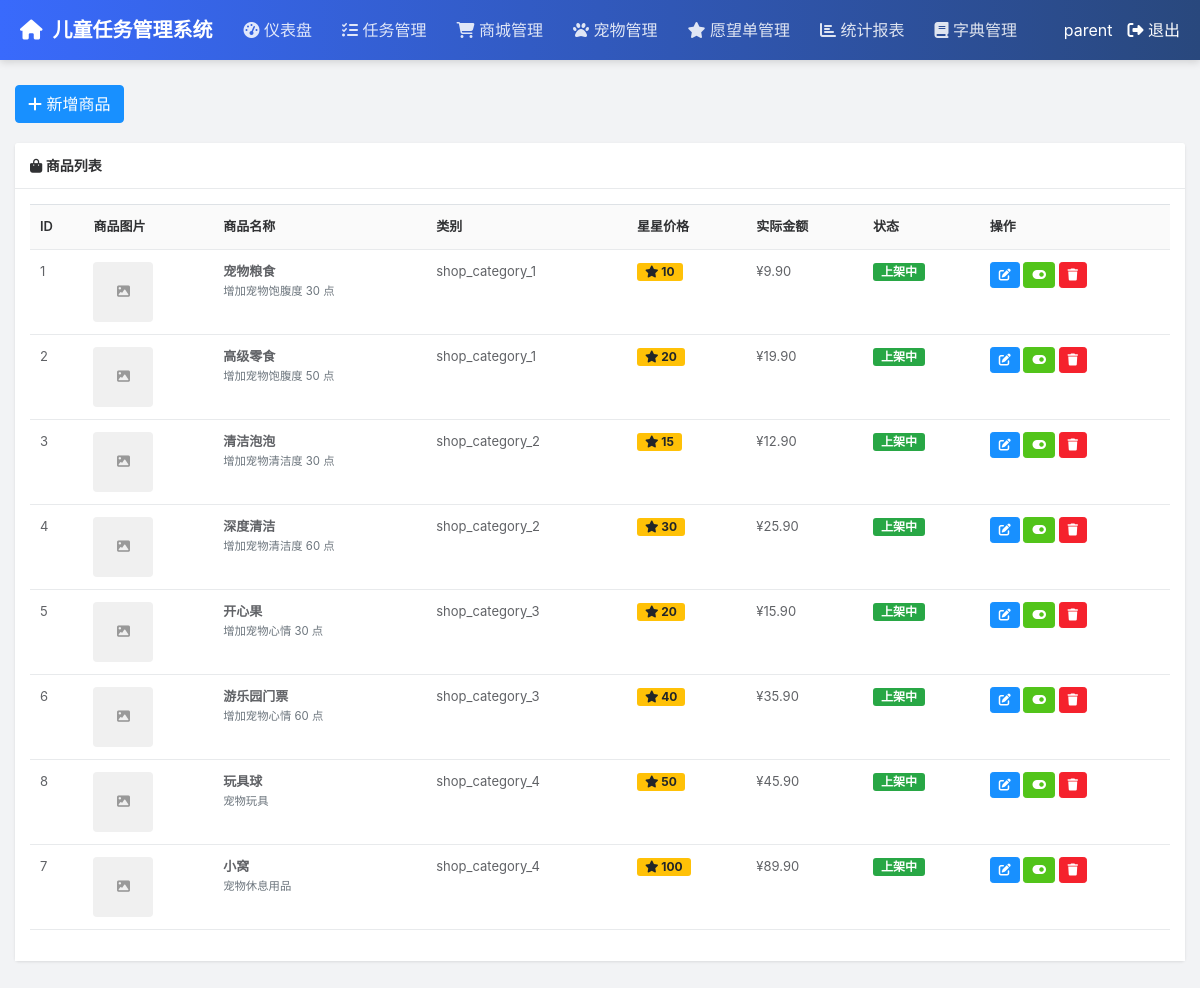
Screenshot of /parent/shop (signed in) with the database file from the repository.
### tables this page shows
CREATE TABLE shop_items (
                id INTEGER PRIMARY KEY AUTOINCREMENT,
                name TEXT NOT NULL,
                description TEXT,
                category TEXT NOT NULL,  -- 使用字典管理的类别（如：shop_category_1）
                price_stars INTEGER DEFAULT 0,
                real_price DECIMAL(10,2) DEFAULT 0,
                image TEXT,
                is_active BOOLEAN DEFAULT 1,
                created_at TIMESTAMP DEFAULT CURRENT_TIMESTAMP
            );

### routes/parent_routes.py (the view)
@bp.route('/shop')
def shop():
    if 'user_id' not in session or session.get('role') != 'parent':
        return redirect(url_for('parent_routes.login'))
    conn = get_db_connection()
    items = conn.execute('''
        SELECT * FROM shop_items
        ORDER BY category, price_stars
    ''').fetchall()
    categories_raw = conn.execute('''
        SELECT dict_key, dict_value
        FROM dictionaries
        WHERE dict_type = 'shop_category'
        ORDER BY sort_order
    ''').fetchall()
    categories = {}
    for row in categories_raw:
        categories[row['dict_key']] = row['dict_value']
    conn.close()
    return render_template('parent/shop.html', items=items, categories=dict(categories))

### models.py (called while the page is built)
def get_db_connection():
    conn = sqlite3.connect(DATABASE)
    conn.row_factory = sqlite3.Row  # 让结果可以通过列名访问
    return conn

### templates/parent/shop.html (shortened to what this page needs)
{% extends "parent/layout.html" %}
{% block content %}
<div class="toolbar">
    <div class="btn-group">
        <button type="button" class="btn btn-primary" onclick="addItem()">
            <i class="fas fa-plus"></i> 新增商品
        </button>
    </div>
</div>
<div class="card">
    <div class="card-header">
        <i class="fas fa-shopping-bag"></i> 商品列表
    </div>
    <div class="card-body">
        <table class="table table-hover">
            <thead>
                <tr>
                    <th>ID</th>
                    <th>商品图片</th>
                    <th>商品名称</th>
                    <th>类别</th>
                    <th>星星价格</th>
                    <th>实际金额</th>
                    <th>状态</th>
                    <th>操作</th>
                </tr>
            </thead>
            <tbody>
                {% for item in items %}
                <tr>
                    <td>{{ item.id }}</td>
                    <td>
                        {% if item.image %}
                        <img src="{{ item.image }}" alt="{{ item.name }}" style="width: 60px; height: 60px; object-fit: cover; border-radius: 4px;">
                        {% else %}
                        <div style="width: 60px; height: 60px; background-color: #f0f0f0; border-radius: 4px; display: flex; align-items: center; justify-content: center; color: #999;">
                            <i class="fas fa-image"></i>
                        </div>
                        {% endif %}
                    </td>
                    <td>
                        <strong>{{ item.name }}</strong><br>
                        <small class="text-muted">{{ item.description[:30] if item.description else '' }}{{ '...' if item.description and item.description|length > 30 else '' }}</small>
                    </td>
                    <td>
                        {% if categories %}
                        {{ categories.get(item.category, item.category) }}
                        {% else %}
                        {{ item.category }}
                        {% endif %}
                    </td>
                    <td><span class="badge badge-warning"><i class="fas fa-star"></i> {{ item.price_stars }}</span></td>
                    <td>¥{{ "%.2f"|format(item.real_price or 0) }}</td>
                    <td>
                        {% if item.is_active %}
                        <span class="badge badge-success">上架中</span>
                        {% else %}
                        <span class="badge badge-secondary">已下架</span>
                        {% endif %}
                    </td>
                    <td>
                        <button class="btn btn-sm btn-primary" onclick="editItem({{ item.id }})" title="编辑">
                            <i class="fas fa-edit"></i>
                        </button>
                        <button class="btn btn-sm btn-success" onclick="toggleItem({{ item.id }}, {{ item.is_active }})" title="{{ '下架' if item.is_active else '上架' }}">
                            <i class="fas fa-{{ 'toggle-on' if item.is_active else 'toggle-off' }}"></i>
                        </button>
                        <button class="btn btn-sm btn-danger" onclick="deleteItem({{ item.id }})" title="删除">
                            <i class="fas fa-trash"></i>
                        </button>
                    </td>
                </tr>
                {% endfor %}
            </tbody>
        </table>
    </div>
</div>
{% endblock %}

### templates/parent/layout.html (style rules this page uses)
:root { --ry-primary: #1890ff; --ry-success: #52c41a; --ry-warning: #faad14; --ry-danger: #f5222d; --ry-info: #909399; --ry-border: #e8eaec; --ry-bg: #f2f3f5; --ry-text: #606266; --ry-text-title: #303133; }
body { font-family: -apple-system, BlinkMacSystemFont, 'Segoe UI', 'Microsoft YaHei', sans-serif; background-color: var(--ry-bg); margin: 0; padding: 0; }
.card { border: none; border-radius: 4px; box-shadow: 0 1px 3px rgba(0,0,0,0.1); margin-bottom: 15px; }
.card-header { background-color: white; border-bottom: 1px solid var(--ry-border); padding: 12px 15px; font-size: 14px; font-weight: 600; color: var(--ry-text-title); }
.card-body { padding: 15px; background-color: white; }
.table { font-size: 13px; }
.table thead th { background-color: #fafafa; border-bottom: 1px solid var(--ry-border); color: var(--ry-text-title); font-weight: 600; padding: 12px 10px; }
.table tbody td { padding: 12px 10px; border-bottom: 1px solid var(--ry-border); color: var(--ry-text); }
.btn-primary { background-color: var(--ry-primary); border-color: var(--ry-primary); }
.btn-success { background-color: var(--ry-success); border-color: var(--ry-success); }
.btn-danger { background-color: var(--ry-danger); border-color: var(--ry-danger); }
.btn-sm { padding: 3px 8px; font-size: 12px; }
.badge { font-size: 12px; padding: 3px 8px; border-radius: 3px; }
.toolbar { margin-bottom: 10px; padding: 10px 0; }

### rows the page displays
shop_items: id "1", name "宠物粮食", description "增加宠物饱腹度 30 点", get "shop_category_1", price_stars "10", real_price "9.90", is_active "上架中"
shop_items: id "2", name "高级零食", description "增加宠物饱腹度 50 点", get "shop_category_1", price_stars "20", real_price "19.90", is_active "上架中"
shop_items: id "3", name "清洁泡泡", description "增加宠物清洁度 30 点", get "shop_category_2", price_stars "15", real_price "12.90", is_active "上架中"
shop_items: id "4", name "深度清洁", description "增加宠物清洁度 60 点", get "shop_category_2", price_stars "30", real_price "25.90", is_active "上架中"
shop_items: id "5", name "开心果", description "增加宠物心情 30 点", get "shop_category_3", price_stars "20", real_price "15.90", is_active "上架中"
shop_items: id "6", name "游乐园门票", description "增加宠物心情 60 点", get "shop_category_3", price_stars "40", real_price "35.90", is_active "上架中"
shop_items: id "8", name "玩具球", description "宠物玩具", get "shop_category_4", price_stars "50", real_price "45.90", is_active "上架中"
shop_items: id "7", name "小窝", description "宠物休息用品", get "shop_category_4", price_stars "100", real_price "89.90", is_active "上架中"

### other values shown
{{ session.get('username', '用户') }} "parent"
